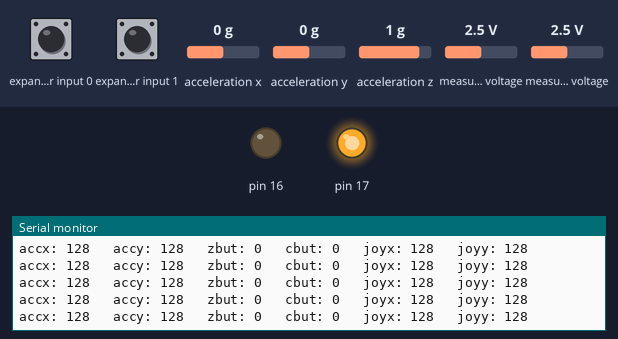
Recording of a sketch running on a simulated Arduino Uno, built with avr-gcc and run on an emulated ATmega328P. On the bench: output pins drawn as LEDs (lit = HIGH), the last lines printed to the serial monitor. Wiring (inferred from the names in the program): Wii Nunchuk at I2C address 0x52. The test bench sets the inputs (shaded band); at power-on: acceleration x 0 g, measured voltage 2.5 V, expander input 0 HIGH, expander input 1 HIGH, acceleration y 0 g, acceleration z 1 g.

Above: at 1.3 s.
1.4 s: acceleration x set to -1.4 g
At 1.46 s:
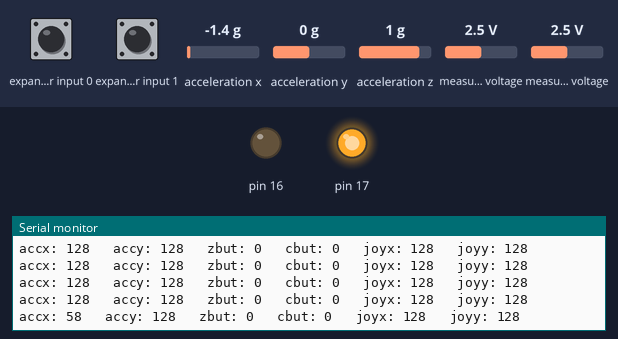
4.4 s: measured voltage (sensor 200) set to 0.1 V
At 4.47 s:
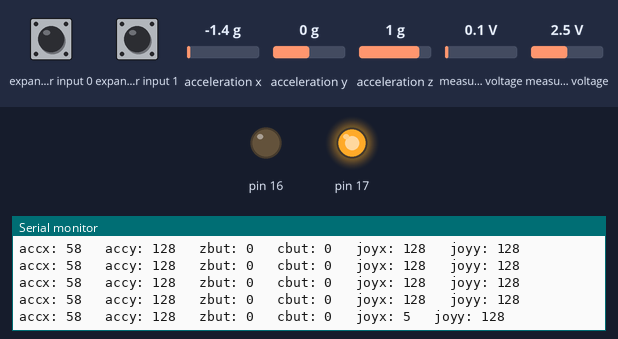

Measured:
- after the input at 1.4 s, the serial monitor: prints a new line after 0.05 s (image 1)
- after the input at 4.4 s, the serial monitor: prints a new line after 0.07 s (image 2)

The sketch:

WiichuckDemo.ino
```cpp
/*
 * WiiChuckDemo --
 *
 * 2008 Tod E. Kurt, http://thingm.com/
 *
 */

#include <Wire.h>
#include "nunchuck_funcs.h"

int loop_cnt=0;

byte accx,accy,zbut,cbut,joyx,joyy;
int ledPin = 13;


void setup()
{
    Serial.begin(19200);
    nunchuck_setpowerpins();
    nunchuck_init(); // send the initilization handshake

    Serial.print("WiiChuckDemo ready\n");
}

void loop()
{
    if( loop_cnt > 100 ) { // every 100 msecs get new data
        loop_cnt = 0;

        nunchuck_get_data();

        accx  = nunchuck_accelx(); // ranges from approx 70 - 182
        accy  = nunchuck_accely(); // ranges from approx 65 - 173
        zbut = nunchuck_zbutton();
        cbut = nunchuck_cbutton();
        joyx = nunchuck_joyx();
        joyy = nunchuck_joyy();

        Serial.print("accx: "); Serial.print((byte)accx,DEC);
        Serial.print("\t accy: "); Serial.print((byte)accy,DEC);
        Serial.print("\t zbut: "); Serial.print((byte)zbut,DEC);
        Serial.print("\t cbut: "); Serial.print((byte)cbut,DEC);
        Serial.print("\t joyx: "); Serial.print((byte)joyx,DEC);
        Serial.print("\t joyy: "); Serial.println((byte)joyy,DEC);
    }
    loop_cnt++;
    delay(1);
}
```
